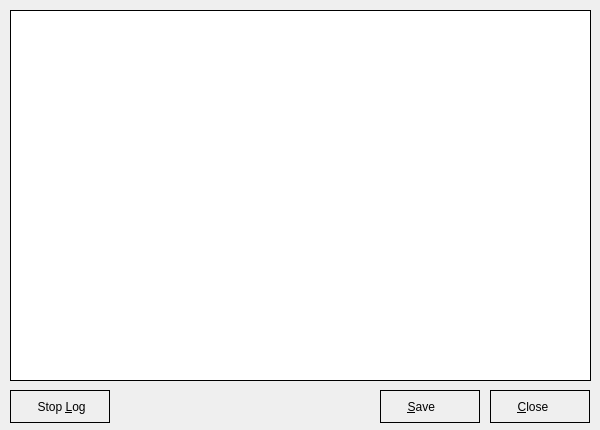
<?xml version="1.0" encoding="UTF-8"?>
<ui version="4.0">
 <class>ServiceLog</class>
 <widget class="QDialog" name="ServiceLog">
  <property name="windowModality">
   <enum>Qt::ApplicationModal</enum>
  </property>
  <property name="geometry">
   <rect>
    <x>0</x>
    <y>0</y>
    <width>600</width>
    <height>430</height>
   </rect>
  </property>
  <property name="minimumSize">
   <size>
    <width>600</width>
    <height>430</height>
   </size>
  </property>
  <property name="maximumSize">
   <size>
    <width>600</width>
    <height>430</height>
   </size>
  </property>
  <property name="windowTitle">
   <string>NTUMEMS OpenVPN Log</string>
  </property>
  <property name="windowIcon">
   <iconset resource="systray.qrc">
    <normaloff>:/images/logo.png</normaloff>:/images/logo.png</iconset>
  </property>
  <property name="modal">
   <bool>true</bool>
  </property>
  <widget class="QPlainTextEdit" name="memLog">
   <property name="geometry">
    <rect>
     <x>10</x>
     <y>10</y>
     <width>581</width>
     <height>371</height>
    </rect>
   </property>
   <property name="frameShape">
    <enum>QFrame::Box</enum>
   </property>
   <property name="frameShadow">
    <enum>QFrame::Plain</enum>
   </property>
   <property name="readOnly">
    <bool>true</bool>
   </property>
  </widget>
  <widget class="QPushButton" name="cmdClose">
   <property name="geometry">
    <rect>
     <x>490</x>
     <y>390</y>
     <width>100</width>
     <height>33</height>
    </rect>
   </property>
   <property name="styleSheet">
    <string notr="true">:enabled {border: 1px solid black}
:disabled {border: 1px solid black}
:hover {background-color: rgb(195, 195, 195);}
QPushButton {height: 25px; width: 50px;text-align:left;
	padding-left: 10px;
	padding-top: 3px;
	padding-bottom: 3px;}</string>
   </property>
   <property name="text">
    <string>     &amp;Close</string>
   </property>
   <property name="icon">
    <iconset resource="systray.qrc">
     <normaloff>:/images/close_dialog.png</normaloff>:/images/close_dialog.png</iconset>
   </property>
   <property name="iconSize">
    <size>
     <width>22</width>
     <height>22</height>
    </size>
   </property>
   <property name="default">
    <bool>true</bool>
   </property>
   <property name="flat">
    <bool>true</bool>
   </property>
  </widget>
  <widget class="QPushButton" name="cmdSave">
   <property name="geometry">
    <rect>
     <x>380</x>
     <y>390</y>
     <width>100</width>
     <height>33</height>
    </rect>
   </property>
   <property name="styleSheet">
    <string notr="true">:enabled {border: 1px solid black}
:disabled {border: 1px solid black}
:hover {background-color: rgb(195, 195, 195);}
QPushButton {height: 25px; width: 50px;text-align:left;
	padding-left: 10px;
	padding-top: 3px;
	padding-bottom: 3px;}</string>
   </property>
   <property name="text">
    <string>     &amp;Save</string>
   </property>
   <property name="icon">
    <iconset resource="systray.qrc">
     <normaloff>:/images/save.png</normaloff>:/images/save.png</iconset>
   </property>
   <property name="iconSize">
    <size>
     <width>22</width>
     <height>22</height>
    </size>
   </property>
   <property name="flat">
    <bool>true</bool>
   </property>
  </widget>
  <widget class="QPushButton" name="cmdStopLog">
   <property name="geometry">
    <rect>
     <x>10</x>
     <y>390</y>
     <width>100</width>
     <height>33</height>
    </rect>
   </property>
   <property name="styleSheet">
    <string notr="true">:enabled {border: 1px solid black}
:disabled {border: 1px solid black}
:hover {background-color: rgb(195, 195, 195);}
QPushButton {height: 25px; width: 50px;text-align:left;
	padding-left: 10px;
	padding-top: 3px;
	padding-bottom: 3px;}</string>
   </property>
   <property name="text">
    <string>     Stop &amp;Log</string>
   </property>
   <property name="icon">
    <iconset resource="systray.qrc">
     <normaloff>:/images/logstartstop.png</normaloff>:/images/logstartstop.png</iconset>
   </property>
   <property name="iconSize">
    <size>
     <width>22</width>
     <height>22</height>
    </size>
   </property>
   <property name="flat">
    <bool>true</bool>
   </property>
  </widget>
 </widget>
 <resources>
  <include location="systray.qrc"/>
 </resources>
 <connections/>
</ui>
